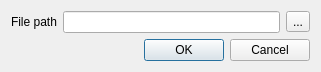
<?xml version="1.0" encoding="UTF-8"?>
<ui version="4.0">
 <class>ChooseFileDialog</class>
 <widget class="QDialog" name="ChooseFileDialog">
  <property name="geometry">
   <rect>
    <x>0</x>
    <y>0</y>
    <width>321</width>
    <height>67</height>
   </rect>
  </property>
  <property name="windowTitle">
   <string>Choose File to Attach</string>
  </property>
  <layout class="QVBoxLayout" name="verticalLayout">
   <item>
    <layout class="QHBoxLayout" name="horizontalLayout">
     <item>
      <widget class="QLabel" name="label">
       <property name="text">
        <string>File path</string>
       </property>
      </widget>
     </item>
     <item>
      <widget class="QLineEdit" name="pathEdit"/>
     </item>
     <item>
      <widget class="QToolButton" name="chooseFileButton">
       <property name="text">
        <string>...</string>
       </property>
      </widget>
     </item>
    </layout>
   </item>
   <item>
    <widget class="QDialogButtonBox" name="buttonBox">
     <property name="orientation">
      <enum>Qt::Horizontal</enum>
     </property>
     <property name="standardButtons">
      <set>QDialogButtonBox::Cancel|QDialogButtonBox::Ok</set>
     </property>
    </widget>
   </item>
  </layout>
 </widget>
 <resources/>
 <connections>
  <connection>
   <sender>buttonBox</sender>
   <signal>accepted()</signal>
   <receiver>ChooseFileDialog</receiver>
   <slot>accept()</slot>
   <hints>
    <hint type="sourcelabel">
     <x>248</x>
     <y>254</y>
    </hint>
    <hint type="destinationlabel">
     <x>157</x>
     <y>274</y>
    </hint>
   </hints>
  </connection>
  <connection>
   <sender>buttonBox</sender>
   <signal>rejected()</signal>
   <receiver>ChooseFileDialog</receiver>
   <slot>reject()</slot>
   <hints>
    <hint type="sourcelabel">
     <x>316</x>
     <y>260</y>
    </hint>
    <hint type="destinationlabel">
     <x>286</x>
     <y>274</y>
    </hint>
   </hints>
  </connection>
 </connections>
</ui>
